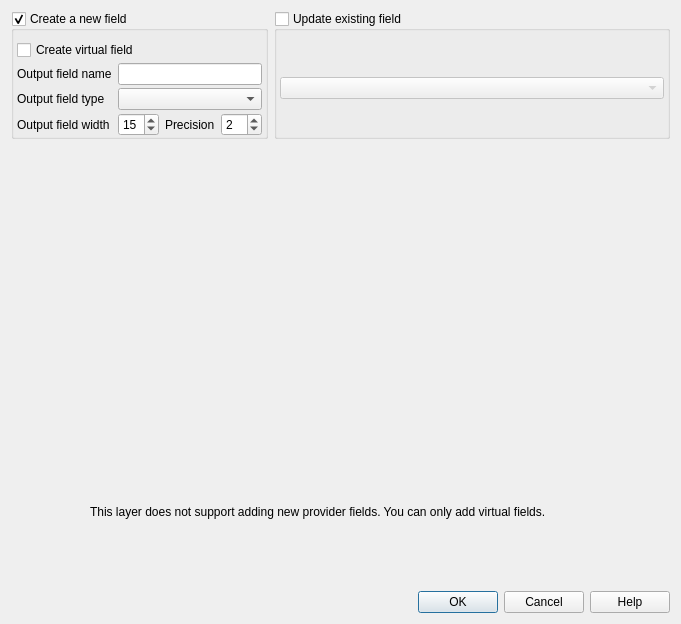
<?xml version="1.0" encoding="UTF-8"?>
<ui version="4.0">
 <class>QgsFieldCalculatorBase</class>
 <widget class="QDialog" name="QgsFieldCalculatorBase">
  <property name="geometry">
   <rect>
    <x>0</x>
    <y>0</y>
    <width>681</width>
    <height>624</height>
   </rect>
  </property>
  <property name="windowTitle">
   <string>Field calculator</string>
  </property>
  <layout class="QGridLayout" name="gridLayout" rowstretch="0,0,0,0,0,0,0">
   <item row="0" column="1">
    <widget class="QGroupBox" name="mUpdateExistingGroupBox">
     <property name="title">
      <string>Update existing field</string>
     </property>
     <property name="flat">
      <bool>true</bool>
     </property>
     <property name="checkable">
      <bool>true</bool>
     </property>
     <property name="checked">
      <bool>false</bool>
     </property>
     <layout class="QVBoxLayout" name="verticalLayout">
      <property name="leftMargin">
       <number>3</number>
      </property>
      <property name="topMargin">
       <number>9</number>
      </property>
      <property name="rightMargin">
       <number>3</number>
      </property>
      <property name="bottomMargin">
       <number>0</number>
      </property>
      <item>
       <widget class="QComboBox" name="mExistingFieldComboBox"/>
      </item>
     </layout>
    </widget>
   </item>
   <item row="2" column="0" colspan="2">
    <widget class="QWidget" name="widget" native="true">
     <layout class="QGridLayout" name="gridLayout_2">
      <item row="0" column="0">
       <widget class="QLabel" name="mInfoIcon">
        <property name="minimumSize">
         <size>
          <width>64</width>
          <height>64</height>
         </size>
        </property>
        <property name="maximumSize">
         <size>
          <width>64</width>
          <height>64</height>
         </size>
        </property>
        <property name="text">
         <string/>
        </property>
       </widget>
      </item>
      <item row="1" column="1">
       <widget class="QLabel" name="mOnlyVirtualFieldsInfoLabel">
        <property name="text">
         <string>This layer does not support adding new provider fields. You can only add virtual fields.</string>
        </property>
        <property name="wordWrap">
         <bool>true</bool>
        </property>
       </widget>
      </item>
     </layout>
    </widget>
   </item>
   <item row="1" column="0" colspan="2">
    <widget class="QgsExpressionBuilderWidget" name="builder" native="true">
     <property name="autoFillBackground">
      <bool>false</bool>
     </property>
    </widget>
   </item>
   <item row="6" column="0" colspan="2">
    <widget class="QDialogButtonBox" name="mButtonBox">
     <property name="sizePolicy">
      <sizepolicy hsizetype="Expanding" vsizetype="Fixed">
       <horstretch>3</horstretch>
       <verstretch>0</verstretch>
      </sizepolicy>
     </property>
     <property name="orientation">
      <enum>Qt::Horizontal</enum>
     </property>
     <property name="standardButtons">
      <set>QDialogButtonBox::Cancel|QDialogButtonBox::Help|QDialogButtonBox::Ok</set>
     </property>
    </widget>
   </item>
   <item row="0" column="0">
    <widget class="QGroupBox" name="mNewFieldGroupBox">
     <property name="sizePolicy">
      <sizepolicy hsizetype="Fixed" vsizetype="Fixed">
       <horstretch>0</horstretch>
       <verstretch>0</verstretch>
      </sizepolicy>
     </property>
     <property name="title">
      <string>Create a new field</string>
     </property>
     <property name="flat">
      <bool>true</bool>
     </property>
     <property name="checkable">
      <bool>true</bool>
     </property>
     <property name="checked">
      <bool>true</bool>
     </property>
     <layout class="QGridLayout">
      <property name="sizeConstraint">
       <enum>QLayout::SetMinimumSize</enum>
      </property>
      <property name="leftMargin">
       <number>3</number>
      </property>
      <property name="topMargin">
       <number>9</number>
      </property>
      <property name="rightMargin">
       <number>3</number>
      </property>
      <property name="bottomMargin">
       <number>0</number>
      </property>
      <property name="verticalSpacing">
       <number>3</number>
      </property>
      <item row="5" column="3">
       <widget class="QSpinBox" name="mOutputFieldPrecisionSpinBox">
        <property name="value">
         <number>2</number>
        </property>
       </widget>
      </item>
      <item row="3" column="0">
       <widget class="QLabel" name="mFieldNameLabel">
        <property name="text">
         <string>Output field name</string>
        </property>
        <property name="buddy">
         <cstring>mOutputFieldNameLineEdit</cstring>
        </property>
       </widget>
      </item>
      <item row="5" column="0">
       <widget class="QLabel" name="mOutputFieldWidthLabel">
        <property name="text">
         <string>Output field width</string>
        </property>
        <property name="buddy">
         <cstring>mOutputFieldWidthSpinBox</cstring>
        </property>
       </widget>
      </item>
      <item row="4" column="1" colspan="3">
       <widget class="QComboBox" name="mOutputFieldTypeComboBox"/>
      </item>
      <item row="5" column="1">
       <widget class="QSpinBox" name="mOutputFieldWidthSpinBox">
        <property name="toolTip">
         <string>Width of complete output. For example 123,456 means 6 as field width.</string>
        </property>
        <property name="minimum">
         <number>0</number>
        </property>
        <property name="value">
         <number>15</number>
        </property>
       </widget>
      </item>
      <item row="3" column="1" colspan="3">
       <widget class="QLineEdit" name="mOutputFieldNameLineEdit"/>
      </item>
      <item row="4" column="0">
       <widget class="QLabel" name="mOutputFieldTypeLabel">
        <property name="text">
         <string>Output field type</string>
        </property>
        <property name="buddy">
         <cstring>mOutputFieldTypeComboBox</cstring>
        </property>
       </widget>
      </item>
      <item row="5" column="2">
       <widget class="QLabel" name="mOutputFieldPrecisionLabel">
        <property name="text">
         <string>Precision</string>
        </property>
        <property name="buddy">
         <cstring>mOutputFieldPrecisionSpinBox</cstring>
        </property>
       </widget>
      </item>
      <item row="2" column="0" colspan="4">
       <widget class="QCheckBox" name="mCreateVirtualFieldCheckbox">
        <property name="toolTip">
         <string>&lt;p&gt;A virtual field will be recalculated every time it is used. Its definition will be saved in the project file. It will not be saved in the dataprovider and therefore its values not be available in other software.&lt;/p&gt;</string>
        </property>
        <property name="text">
         <string>Create virtual field</string>
        </property>
       </widget>
      </item>
     </layout>
    </widget>
   </item>
  </layout>
 </widget>
 <customwidgets>
  <customwidget>
   <class>QgsExpressionBuilderWidget</class>
   <extends>QWidget</extends>
   <header>qgsexpressionbuilderwidget.h</header>
   <container>1</container>
  </customwidget>
 </customwidgets>
 <tabstops>
  <tabstop>mOutputFieldNameLineEdit</tabstop>
  <tabstop>mOutputFieldTypeComboBox</tabstop>
  <tabstop>mOutputFieldWidthSpinBox</tabstop>
  <tabstop>mOutputFieldPrecisionSpinBox</tabstop>
  <tabstop>mButtonBox</tabstop>
 </tabstops>
 <resources/>
 <connections>
  <connection>
   <sender>mButtonBox</sender>
   <signal>accepted()</signal>
   <receiver>QgsFieldCalculatorBase</receiver>
   <slot>accept()</slot>
   <hints>
    <hint type="sourcelabel">
     <x>679</x>
     <y>559</y>
    </hint>
    <hint type="destinationlabel">
     <x>157</x>
     <y>274</y>
    </hint>
   </hints>
  </connection>
  <connection>
   <sender>mButtonBox</sender>
   <signal>rejected()</signal>
   <receiver>QgsFieldCalculatorBase</receiver>
   <slot>reject()</slot>
   <hints>
    <hint type="sourcelabel">
     <x>679</x>
     <y>559</y>
    </hint>
    <hint type="destinationlabel">
     <x>286</x>
     <y>274</y>
    </hint>
   </hints>
  </connection>
 </connections>
</ui>
